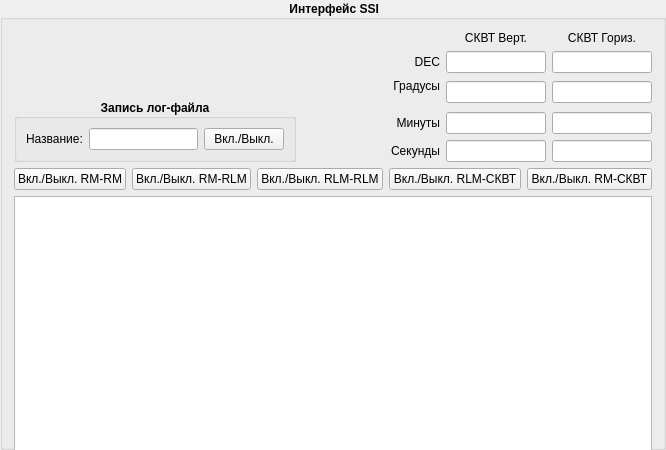
         <widget class="QGroupBox" name="groupBox_30">
          <property name="minimumSize">
           <size>
            <width>0</width>
            <height>450</height>
           </size>
          </property>
          <property name="maximumSize">
           <size>
            <width>1</width>
            <height>0</height>
           </size>
          </property>
          <property name="font">
           <font>
            <weight>75</weight>
            <bold>true</bold>
           </font>
          </property>
          <property name="title">
           <string> Интерфейс SSI</string>
          </property>
          <property name="alignment">
           <set>Qt::AlignCenter</set>
          </property>
          <layout class="QGridLayout" name="gridLayout_38">
           <item row="2" column="0">
            <widget class="QTableWidget" name="tableWidget">
             <property name="minimumSize">
              <size>
               <width>620</width>
               <height>300</height>
              </size>
             </property>
             <property name="maximumSize">
              <size>
               <width>640</width>
               <height>425</height>
              </size>
             </property>
             <property name="font">
              <font>
               <weight>50</weight>
               <bold>false</bold>
              </font>
             </property>
            </widget>
           </item>
           <item row="1" column="0">
            <layout class="QGridLayout" name="gridLayout_9">
             <item row="0" column="1">
              <widget class="QPushButton" name="pushButton_24">
               <property name="font">
                <font>
                 <weight>50</weight>
                 <bold>false</bold>
                </font>
               </property>
               <property name="text">
                <string>Вкл./Выкл. RM-RLM</string>
               </property>
              </widget>
             </item>
             <item row="0" column="4">
              <widget class="QPushButton" name="pushButton">
               <property name="font">
                <font>
                 <weight>50</weight>
                 <bold>false</bold>
                </font>
               </property>
               <property name="text">
                <string>Вкл./Выкл. RM-СКВТ</string>
               </property>
              </widget>
             </item>
             <item row="0" column="3">
              <widget class="QPushButton" name="pushButton_rm4_1">
               <property name="font">
                <font>
                 <weight>50</weight>
                 <bold>false</bold>
                </font>
               </property>
               <property name="text">
                <string>Вкл./Выкл. RLM-СКВТ</string>
               </property>
              </widget>
             </item>
             <item row="0" column="0">
              <widget class="QPushButton" name="pushButton_RM_2">
               <property name="font">
                <font>
                 <weight>50</weight>
                 <bold>false</bold>
                </font>
               </property>
               <property name="text">
                <string>Вкл./Выкл. RM-RM</string>
               </property>
              </widget>
             </item>
             <item row="0" column="2">
              <widget class="QPushButton" name="pushButton_25">
               <property name="font">
                <font>
                 <weight>50</weight>
                 <bold>false</bold>
                </font>
               </property>
               <property name="text">
                <string>Вкл./Выкл. RLM-RLM</string>
               </property>
              </widget>
             </item>
            </layout>
           </item>
           <item row="0" column="0">
            <layout class="QGridLayout" name="gridLayout_22">
             <item row="1" column="2" rowspan="2">
              <widget class="QLabel" name="label_27">
               <property name="font">
                <font>
                 <weight>50</weight>
                 <bold>false</bold>
                </font>
               </property>
               <property name="text">
                <string>DEC</string>
               </property>
               <property name="alignment">
                <set>Qt::AlignRight|Qt::AlignTrailing|Qt::AlignVCenter</set>
               </property>
              </widget>
             </item>
             <item row="1" column="3" rowspan="2">
              <widget class="QLineEdit" name="tech_dec_v">
               <property name="maximumSize">
                <size>
                 <width>100</width>
                 <height>16777215</height>
                </size>
               </property>
               <property name="font">
                <font>
                 <weight>50</weight>
                 <bold>false</bold>
                </font>
               </property>
              </widget>
             </item>
             <item row="1" column="4" rowspan="2">
              <widget class="QLineEdit" name="tech_dec_h">
               <property name="maximumSize">
                <size>
                 <width>100</width>
                 <height>16777215</height>
                </size>
               </property>
               <property name="font">
                <font>
                 <weight>50</weight>
                 <bold>false</bold>
                </font>
               </property>
              </widget>
             </item>
             <item row="3" column="2">
              <widget class="QLabel" name="label_67">
               <property name="font">
                <font>
                 <weight>50</weight>
                 <bold>false</bold>
                </font>
               </property>
               <property name="text">
                <string>              Градусы</string>
               </property>
               <property name="alignment">
                <set>Qt::AlignRight|Qt::AlignTrailing|Qt::AlignVCenter</set>
               </property>
              </widget>
             </item>
             <item row="3" column="3" rowspan="2">
              <widget class="QLineEdit" name="tech_degree_v">
               <property name="maximumSize">
                <size>
                 <width>100</width>
                 <height>16777215</height>
                </size>
               </property>
               <property name="font">
                <font>
                 <weight>50</weight>
                 <bold>false</bold>
                </font>
               </property>
              </widget>
             </item>
             <item row="3" column="4" rowspan="2">
              <widget class="QLineEdit" name="tech_degree_h">
               <property name="maximumSize">
                <size>
                 <width>100</width>
                 <height>16777215</height>
                </size>
               </property>
               <property name="font">
                <font>
                 <weight>50</weight>
                 <bold>false</bold>
                </font>
               </property>
              </widget>
             </item>
             <item row="4" column="0" rowspan="3" colspan="2">
              <widget class="QGroupBox" name="groupBox_32">
               <property name="font">
                <font>
                 <weight>75</weight>
                 <bold>true</bold>
                </font>
               </property>
               <property name="title">
                <string>Запись лог-файла</string>
               </property>
               <property name="alignment">
                <set>Qt::AlignCenter</set>
               </property>
               <layout class="QGridLayout" name="gridLayout_52">
                <item row="0" column="2">
                 <widget class="QPushButton" name="pushButton_log">
                  <property name="font">
                   <font>
                    <weight>50</weight>
                    <bold>false</bold>
                   </font>
                  </property>
                  <property name="text">
                   <string>Вкл./Выкл.</string>
                  </property>
                 </widget>
                </item>
                <item row="0" column="1">
                 <widget class="QLineEdit" name="tech_log">
                  <property name="font">
                   <font>
                    <weight>50</weight>
                    <bold>false</bold>
                   </font>
                  </property>
                 </widget>
                </item>
                <item row="0" column="0">
                 <widget class="QLabel" name="label_30">
                  <property name="font">
                   <font>
                    <weight>50</weight>
                    <bold>false</bold>
                   </font>
                  </property>
                  <property name="text">
                   <string>Название:</string>
                  </property>
                 </widget>
                </item>
               </layout>
              </widget>
             </item>
             <item row="5" column="2">
              <widget class="QLabel" name="label_68">
               <property name="font">
                <font>
                 <weight>50</weight>
                 <bold>false</bold>
                </font>
               </property>
               <property name="text">
                <string>Минуты</string>
               </property>
               <property name="alignment">
                <set>Qt::AlignRight|Qt::AlignTrailing|Qt::AlignVCenter</set>
               </property>
              </widget>
             </item>
             <item row="5" column="3">
              <widget class="QLineEdit" name="tech_minute_v">
               <property name="maximumSize">
                <size>
                 <width>100</width>
                 <height>16777215</height>
                </size>
               </property>
               <property name="font">
                <font>
                 <weight>50</weight>
                 <bold>false</bold>
                </font>
               </property>
              </widget>
             </item>
             <item row="5" column="4">
              <widget class="QLineEdit" name="tech_minute_h">
               <property name="maximumSize">
                <size>
                 <width>100</width>
                 <height>16777215</height>
                </size>
               </property>
               <property name="font">
                <font>
                 <weight>50</weight>
                 <bold>false</bold>
                </font>
               </property>
              </widget>
             </item>
             <item row="6" column="2">
              <widget class="QLabel" name="label_69">
               <property name="font">
                <font>
                 <weight>50</weight>
                 <bold>false</bold>
                </font>
               </property>
               <property name="text">
                <string>Секунды</string>
               </property>
               <property name="alignment">
                <set>Qt::AlignRight|Qt::AlignTrailing|Qt::AlignVCenter</set>
               </property>
              </widget>
             </item>
             <item row="6" column="3">
              <widget class="QLineEdit" name="tech_sec_v">
               <property name="maximumSize">
                <size>
                 <width>100</width>
                 <height>16777215</height>
                </size>
               </property>
               <property name="font">
                <font>
                 <weight>50</weight>
                 <bold>false</bold>
                </font>
               </property>
              </widget>
             </item>
             <item row="6" column="4">
              <widget class="QLineEdit" name="tech_sec_h">
               <property name="maximumSize">
                <size>
                 <width>100</width>
                 <height>16777215</height>
                </size>
               </property>
               <property name="font">
                <font>
                 <weight>50</weight>
                 <bold>false</bold>
                </font>
               </property>
              </widget>
             </item>
             <item row="0" column="3">
              <widget class="QLabel" name="label_74">
               <property name="font">
                <font>
                 <weight>50</weight>
                 <bold>false</bold>
                </font>
               </property>
               <property name="text">
                <string>СКВТ Верт.</string>
               </property>
               <property name="alignment">
                <set>Qt::AlignCenter</set>
               </property>
              </widget>
             </item>
             <item row="0" column="4">
              <widget class="QLabel" name="label_75">
               <property name="font">
                <font>
                 <weight>50</weight>
                 <bold>false</bold>
                </font>
               </property>
               <property name="text">
                <string>СКВТ Гориз.</string>
               </property>
               <property name="alignment">
                <set>Qt::AlignCenter</set>
               </property>
              </widget>
             </item>
            </layout>
           </item>
          </layout>
         </widget>
